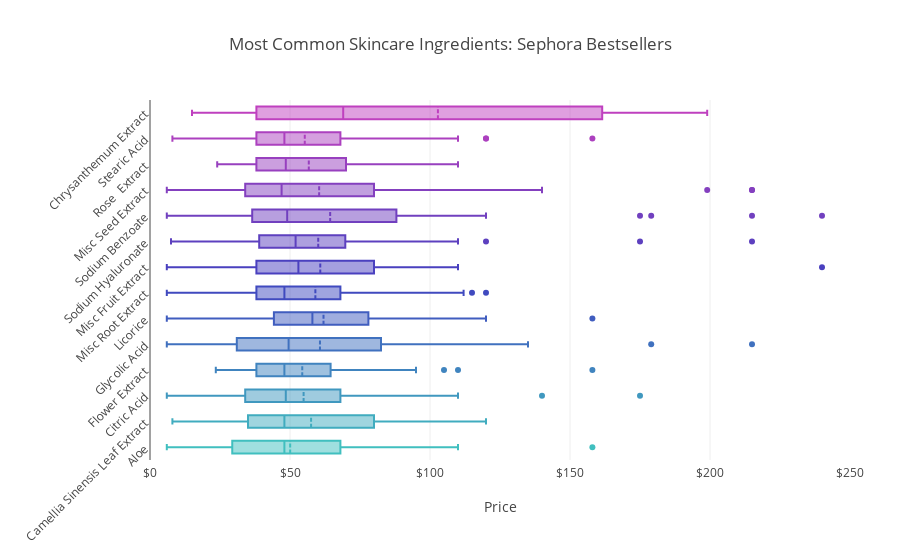

Source (notebook cell):
### Code cell
# interactive plot price distribution of ingredients
# ingredients list
greds = df_bigs['Ingredient'].unique()

N = 14

c = ['hsl('+str(h)+',50%'+',50%)' for h in np.linspace(180, 300, N)]


# plot price distribution
trace = []
for i in range(0, len(greds)):
    trace.append(go.Box(x = df_bigs[df_bigs['Ingredient'] == greds[i]]['Price'], 
                       name = re.sub('\(.*\)', '', greds[i]),
                       marker = dict(color = c[i]),
                       boxmean = True))
    
layout = go.Layout(title = 'Most Common Skincare Ingredients: Sephora Bestsellers', 
                   yaxis=dict(tickangle=-45), 
                   margin = go.layout.Margin(l=150,
                                             r=50,
                                             b=100,
                                             t=100,
                                             pad=4),
                   showlegend = False, 
                   xaxis = dict(range = [0, 250], title = 'Price', tickformat = "$.0f"),
                   autosize = True)

iplot(go.Figure(data = trace, layout = layout))

### Figure 1 — Plotly figure (JSON) as saved in the notebook; plotly's stock layout.template omitted (floating-point values rounded to 4 significant figures)
{"data": [{"boxmean": true, "marker": {"color": "hsl(180.0,50%,50%)"}, "name": "Aloe", "type": "box", "uid": "fa0f69b4-bb90-11e8-b808-4a156be93f93", "x": [158, 90, 38, 38, 48, 80, 6, 59, 64, 90, 20, 72, 69, 29.5, 48, 80, 19, 29, 68, 38, 28, 48, 68, 62, 30, 48, 48, 34, 33, 28, 20.5, 62, 18.5, 38, 48, 6, 110, 14, 58, 68, 39]}, {"boxmean": true, "marker": {"color": "hsl(189.23076923076923,50%,50%)"}, "name": "Camellia Sinensis Leaf Extract", "type": "box", "uid": "fa0f69b5-bb90-11e8-9e87-4a156be93f93", "x": [80, 90, 38, 48, 80, 88, 79, 64, 60, 105, 90, 20, 72, 48, 88, 48, 8, 30, 32, 44, 48, 36, 26, 65, 120, 68, 92, 68, 30, 48, 20.5, 44, 62, 25, 88, 48, 28]}, {"boxmean": true, "marker": {"color": "hsl(198.46153846153845,50%,50%)"}, "name": "Citric Acid", "type": "box", "uid": "fa0f69b6-bb90-11e8-a22a-4a156be93f93", "x": [175, 90, 38, 38, 48, 38, 80, 6, 88, 34, 24, 7.5, 45, 64, 60, 44, 90, 20, 72, 52, 58, 88, 8, 99, 50, 44, 48, 95, 65, 34, 49, 60, 52, 28, 110, 48, 38, 68, 92, 48, 65, 75, 55, 28, 20.5, 40, 63, 20, 6, 89, 28, 29, 39, 44, 68, 28, 49, 140]}, {"boxmean": true, "marker": {"color": "hsl(207.69230769230768,50%,50%)"}, "name": "Flower Extract", "type": "box", "uid": "fa0f69b7-bb90-11e8-8d9e-4a156be93f93", "x": [158, 38, 38, 38, 34, 24, 45, 64, 38, 105, 44, 65, 58, 44, 48, 95, 80, 49, 34, 48, 23.5, 34, 49, 48, 68, 92, 35, 65, 75, 34, 55, 28, 40, 62, 38, 88, 54, 48, 26, 110, 58, 39, 28, 48]}, {"boxmean": true, "marker": {"color": "hsl(216.9230769230769,50%,50%)"}, "name": "Glycolic Acid", "type": "box", "uid": "fa0f69b8-bb90-11e8-8b25-4a156be93f93", "x": [68, 90, 179, 80, 6, 88, 59, 45, 135, 45, 90, 72, 39, 65, 58, 88, 85, 69, 35, 29.5, 32, 50, 95, 95, 60, 120, 26, 99, 25, 49, 48, 38, 110, 28, 28, 215, 30, 32, 75, 55, 40, 25, 26, 6, 28, 69, 34, 36, 17, 28, 44, 68]}, {"boxmean": true, "marker": {"color": "hsl(226.15384615384613,50%,50%)"}, "name": "Licorice", "type": "box", "uid": "fa0f69b9-bb90-11e8-86ab-4a156be93f93", "x": [80, 158, 38, 85, 59, 79, 45, 90, 20, 72, 48, 58, 48, 69, 48, 80, 120, 48, 38, 68, 68, 48, 75, 55, 28, 6, 28, 69, 39, 110, 44]}, {"boxmean": true, "marker": {"color": "hsl(235.3846153846154,50%,50%)"}, "name": "Misc Root Extract", "type": "box", "uid": "fa0f69ba-bb90-11e8-869c-4a156be93f93", "x": [68, 38, 38, 38, 80, 6, 29.5, 79, 38, 34, 45, 115, 38, 105, 45, 60, 90, 20, 48, 52, 58, 30, 32, 50, 44, 95, 95, 80, 39, 65, 49, 112, 48, 120, 345, 38, 28, 68, 28, 34, 62, 30, 35, 48, 48, 75, 34, 55, 28, 38, 54, 65, 35, 89, 69, 39, 40, 68, 48]}, {"boxmean": true, "marker": {"color": "hsl(244.6153846153846,50%,50%)"}, "name": "Misc Fruit Extract", "type": "box", "uid": "fa0f69bb-bb90-11e8-9d49-4a156be93f93", "x": [80, 90, 38, 48, 38, 80, 85, 79, 34, 45, 38, 105, 44, 90, 72, 48, 65, 58, 8, 44, 95, 80, 29, 34, 65, 52, 38, 48, 92, 62, 68, 30, 48, 65, 34, 55, 38, 88, 54, 6, 89, 26, 69, 240, 110, 28, 48, 39]}, {"boxmean": true, "marker": {"color": "hsl(253.84615384615384,50%,50%)"}, "name": "Sodium Hyaluronate", "type": "box", "uid": "fa0f69bc-bb90-11e8-a604-4a156be93f93", "x": [68, 80, 48, 90, 48, 80, 79, 175, 98, 45, 64, 60, 45, 60, 44, 90, 72, 48, 52, 7.5, 39, 65, 99, 35, 29.5, 32, 44, 48, 95, 95, 60, 49, 36, 65, 34, 25, 49, 60, 120, 52, 110, 48, 68, 92, 28, 215, 62, 35, 48, 65, 75, 28, 28, 62, 63, 46, 18.5, 88, 26, 48, 15, 28, 69, 39, 62, 39, 68, 48, 39]}, {"boxmean": true, "marker": {"color": "hsl(263.0769230769231,50%,50%)"}, "name": "Sodium Benzoate", "type": "box", "uid": "fa0f69bd-bb90-11e8-9c1c-4a156be93f93", "x": [68, 175, 90, 38, 38, 38, 179, 6, 88, 59, 38, 7.5, 64, 38, 60, 90, 215, 72, 88, 8, 99, 30, 95, 95, 120, 36, 26, 99, 48, 60, 52, 49, 28, 110, 38, 75, 55, 28, 20.5, 44, 63, 25, 38, 88, 65, 15, 6, 35, 89, 240, 39, 44, 28, 49, 48]}, {"boxmean": true, "marker": {"color": "hsl(272.30769230769226,50%,50%)"}, "name": "Misc Seed Extract", "type": "box", "uid": "fa0f69be-bb90-11e8-a978-4a156be93f93", "x": [68, 80, 90, 38, 38, 38, 80, 85, 6, 38, 34, 24, 64, 38, 60, 44, 105, 44, 29.5, 90, 199, 215, 72, 48, 52, 48, 35, 27, 48, 80, 39, 49, 36, 26, 34, 25, 60, 99, 32, 68, 92, 215, 26, 34, 72, 46, 25, 38, 88, 15, 89, 29, 34, 36, 110, 39, 28, 68, 49, 48, 140, 39]}, {"boxmean": true, "marker": {"color": "hsl(281.53846153846155,50%,50%)"}, "name": "Rose  Extract", "type": "box", "uid": "fa0f69bf-bb90-11e8-860c-4a156be93f93", "x": [38, 48, 38, 79, 24, 38, 105, 44, 72, 44, 29, 65, 48, 38, 49, 48, 92, 35, 65, 62, 38, 88, 54, 110, 58, 72, 39, 68]}, {"boxmean": true, "marker": {"color": "hsl(290.7692307692308,50%,50%)"}, "name": "Stearic Acid", "type": "box", "uid": "fa0f69c0-bb90-11e8-b60d-4a156be93f93", "x": [158, 38, 48, 80, 29.5, 79, 38, 38, 60, 90, 20, 48, 39, 48, 8, 35, 30, 32, 48, 80, 120, 49, 60, 120, 23.5, 68, 38, 110, 48, 68, 92, 48, 65, 28, 44, 62, 18.5, 40, 28, 58, 48, 39]}, {"boxmean": true, "marker": {"color": "hsl(300.0,50%,50%)"}, "name": "Chrysanthemum Extract", "type": "box", "uid": "fa0f69c1-bb90-11e8-9f71-4a156be93f93", "x": [38, 79, 34, 139, 105, 105, 44, 40, 169, 199, 30, 27, 38, 69, 99, 169, 30, 57, 175, 15, 445, 199, 60]}], "layout": {"autosize": true, "margin": {"b": 100, "l": 150, "pad": 4, "r": 50, "t": 100}, "showlegend": false, "title": "Most Common Skincare Ingredients: Sephora Bestsellers", "xaxis": {"range": [0, 250], "tickformat": "$.0f", "title": "Price"}, "yaxis": {"tickangle": -45}}}
